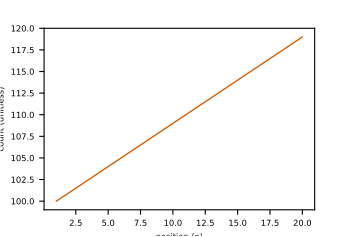

Here is the Python script that generated this plot:
import matplotlib
matplotlib.use("Agg")
import matplotlib.pyplot as plt, numpy as np
MM=1/25.4
matplotlib.rcParams.update({"pdf.fonttype":42,"ps.fonttype":42,"font.size":6,
 "axes.titlesize":6,"axes.labelsize":6,"xtick.labelsize":6,"ytick.labelsize":6})
fig=plt.figure(figsize=(89*MM,60*MM)); ax=fig.add_subplot(111)
x=np.arange(1,21); y=100+np.arange(20)
ax.plot(x,y,color="#D55E00",lw=1.0)
ax.set_ylim(y.min()-1,y.max()+1)
ax.set_xlabel("position (n)"); ax.set_ylabel("count (unitless)")
fig.savefig(r"E:\2026-AI4S\figpipe\corpus\qc_r2\bad2_trunc.pdf", bbox_inches=None)
